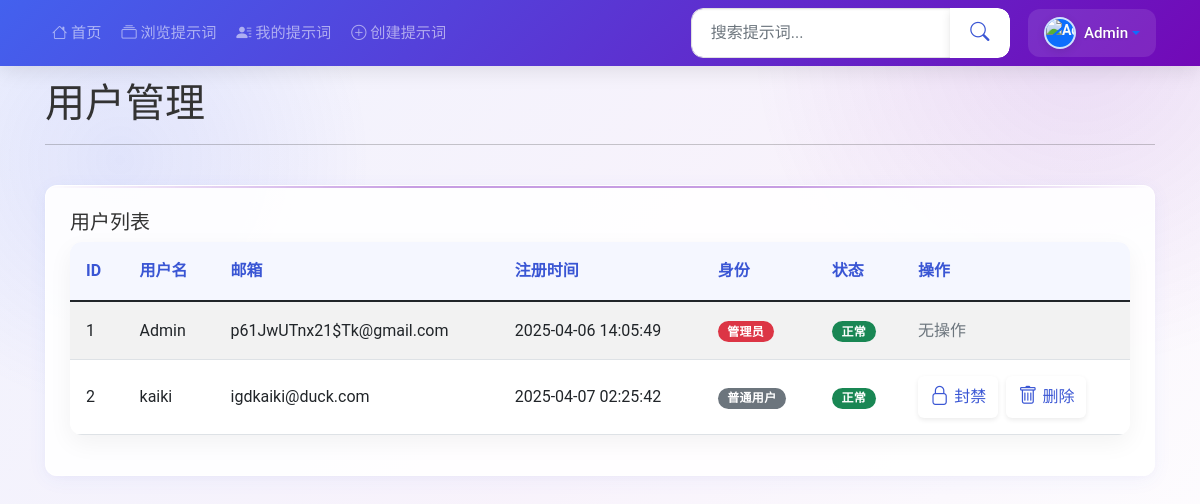
Page /admin/users (signed in) on the committed database.
### tables this page shows
CREATE TABLE users (
            id INTEGER PRIMARY KEY AUTOINCREMENT,
            username TEXT UNIQUE NOT NULL,
            email TEXT UNIQUE NOT NULL,
            password_hash TEXT NOT NULL,
            is_admin BOOLEAN DEFAULT 0,
            is_banned BOOLEAN DEFAULT 0,
            created_at TIMESTAMP DEFAULT CURRENT_TIMESTAMP
        , avatar_url TEXT);

### simple_app.py (the view)
@app.route('/admin/users')
@admin_required
def admin_users():
    db = get_db()
    users = db.execute(
        'SELECT * FROM users ORDER BY id'
    ).fetchall()
    return render_template('admin/users.html', users=users)

### simple_app.py (called while the page is built, shortened)
@app.after_request
def add_cors_headers(response):
    if os.environ.get('ENABLE_CORS', 'False').lower() == 'true':
        response.headers['Access-Control-Allow-Origin'] = os.environ.get('CORS_ORIGIN', '*')
        response.headers['Access-Control-Allow-Methods'] = 'GET, POST, PUT, DELETE, OPTIONS'
        response.headers['Access-Control-Allow-Headers'] = 'Content-Type, Authorization'
    response.headers['X-Content-Type-Options'] = 'nosniff'
    response.headers['X-Frame-Options'] = 'SAMEORIGIN'
    response.headers['X-XSS-Protection'] = '1; mode=block'
    if os.environ.get('HTTPS_ENABLED', 'False').lower() == 'true':
        response.headers['Strict-Transport-Security'] = 'max-age=31536000; includeSubDomains'
    return response

def get_db():
    avatars_dir = os.path.join('static', 'img', 'avatars')
    if not os.path.exists(avatars_dir):
        os.makedirs(avatars_dir)
    db = getattr(g, '_database', None)
    if db is None:
        db = g._database = sqlite3.connect(app.config['DATABASE'])
        db.row_factory = sqlite3.Row
        cursor = db.cursor()
        result = cursor.execute("PRAGMA table_info(users)").fetchall()
        has_avatar_field = any(row[1] == 'avatar_url' for row in result)
    return db

def admin_required(f):
    @wraps(f)
    def decorated_function(*args, **kwargs):
        if 'user_id' not in session:
            flash('请先登录', 'danger')
            return redirect(url_for('login'))
        db = get_db()
        user = db.execute('SELECT * FROM users WHERE id = ?', (session['user_id'],)).fetchone()
        if not user or not user['is_admin']:
            flash('没有管理员权限', 'danger')
            return redirect(url_for('index'))
        return f(*args, **kwargs)
    return decorated_function

@app.context_processor
def inject_now():
    return {'now': datetime.datetime.now()}

### templates/admin/users.html (shortened to what this page needs)
{% extends 'base.html' %}  {% block content %}
<div class="users-admin-container">
  <div class="row mb-4">
    <div class="col-md-12">
      <div class="d-flex justify-content-between align-items-center">
        <h1 class="mb-0">用户管理</h1>
      </div>
      <hr />
    </div>
  </div>
  <div class="row">
    <div class="col-md-12">
      <div class="card">
        <div class="card-body">
          <h5 class="card-title">用户列表</h5>
          <div class="table-scroll-container">
            <table class="table table-striped users-table">
              <thead>
                <tr>
                  <th>ID</th>
                  <th>用户名</th>
                  <th>邮箱</th>
                  <th>注册时间</th>
                  <th>身份</th>
                  <th>状态</th>
                  <th>操作</th>
                </tr>
              </thead>
              <tbody>
                {% for user in users %}
                <tr>
                  <td>{{ user.id }}</td>
                  <td>{{ user.username }}</td>
                  <td>{{ user.email }}</td>
                  <td>{{ user.created_at }}</td>
                  <td>
                    {% if user.is_admin %}
                    <span class="badge bg-danger">管理员</span>
                    {% else %}
                    <span class="badge bg-secondary">普通用户</span>
                    {% endif %}
                  </td>
                  <td>
                    {% if user.is_banned %}
                    <span class="badge bg-danger">已封禁</span>
                    {% else %}
                    <span class="badge bg-success">正常</span>
                    {% endif %}
                  </td>
                  <td>
                    {% if not user.is_admin %}
                    <div class="admin-action-group">
                      <form
                        action="/admin/users/ban/{{ user.id }}"
                        method="post"
                      >
                        {% if user.is_banned %}
                        <input type="hidden" name="is_banned" value="0" />
                        <button
                          type="submit"
                          class="action-btn unban-btn"
                          onclick="return confirm('确定要解封此用户吗？')"
                        >
                          <i class="bi bi-unlock"></i> 解封
                        </button>
                        {% else %}
                        <button
                          type="submit"
                          class="action-btn ban-btn"
                          onclick="return confirm('确定要封禁此用户吗？这将阻止用户登录。')"
                        >
                          <i class="bi bi-lock"></i> 封禁
                        </button>
                        {% endif %}
                      </form>
                      <form
                        action="/admin/users/delete/{{ user.id }}"
                        method="post"
                      >
                        <button
                          type="submit"
                          class="action-btn delete-btn"
                          onclick="return confirm('警告：此操作将删除该用户及其所有数据，无法恢复！确定要继续吗？')"
                        >
                          <i class="bi bi-trash"></i> 删除
                        </button>
                      </form>
                    </div>
                    {% else %}
                    <span class="text-muted">无操作</span>
                    {% endif %}
                  </td>
                </tr>
                {% else %}
                <tr>
                  <td colspan="7" class="text-center">暂无用户</td>
                </tr>
                {% endfor %}
              </tbody>
            </table>
          </div>
        </div>
      </div>
    </div>
  </div>
</div>
{% endblock %}

### templates/base.html (shortened to what this page needs)
<!DOCTYPE html>
<html lang="zh-CN">
  <head>
    <link
      href="https://cdn.jsdelivr.net/npm/bootstrap@5.1.3/dist/css/bootstrap.min.css"
      rel="stylesheet"
    />
    <link
      rel="stylesheet"
      href="https://cdn.jsdelivr.net/npm/bootstrap-icons@latest/font/bootstrap-icons.css"
    />
    <link
      rel="stylesheet"
      href="{{ url_for('static', filename='css/style.css') }}?v={{ now.timestamp()|int }}"
    />
  </head>
  <body>
    <nav class="navbar navbar-expand-lg navbar-dark fixed-top">
      <div class="container">
        <div class="collapse navbar-collapse" id="navbarNav">
          <ul class="navbar-nav me-auto">
            <li class="nav-item">
              <a
                class="nav-link {% if request.path == '/' %}active{% endif %}"
                href="/"
              >
                <i class="bi bi-house"></i> 首页
              </a>
            </li>
            <li class="nav-item">
              <a
                class="nav-link {% if '/prompts/all' in request.path %}active{% endif %}"
                href="/prompts/all"
              >
                <i class="bi bi-collection"></i> 浏览提示词
              </a>
            </li>
            {% if 'user_id' in session %}
            <li class="nav-item">
              <a
                class="nav-link {% if '/my-prompts' in request.path %}active{% endif %}"
                href="/my-prompts"
              >
                <i class="bi bi-person-lines-fill"></i> 我的提示词
              </a>
            </li>
            <li class="nav-item">
              <a
                class="nav-link {% if '/create' in request.path %}active{% endif %}"
                href="{{ url_for('prompts_create') }}"
              >
                <i class="bi bi-plus-circle"></i> 创建提示词
              </a>
            </li>
            {% endif %}
          </ul>
          <form
            class="search-form d-flex mb-3 mb-lg-0 me-lg-3"
            action="/search"
            method="get"
          >
            <div class="input-group">
              <input
                type="text"
                class="form-control"
                placeholder="搜索提示词..."
                name="q"
                value="{{ request.args.get('q', '') }}"
              />
              <button class="btn" type="submit">
                <i class="bi bi-search"></i>
              </button>
            </div>
          </form>
          <div class="d-flex align-items-center mt-3 mt-lg-0">
            {% if 'user_id' in session %}
            <div class="dropdown w-100">
              <a
                class="nav-link dropdown-toggle d-flex align-items-center py-2"
                href="#"
                id="navbarDropdown"
                role="button"
                data-bs-toggle="dropdown"
                aria-expanded="false"
              >
                <div
                  class="avatar-sm bg-primary text-light rounded-circle d-flex align-items-center justify-content-center me-2"
                >
                  {% if session.avatar_url %}
                  <img
                    src="{{ session.avatar_url }}"
                    alt="{{ session.username }}"
                    class="w-100 h-100 rounded-circle object-fit-cover"
                  />
                  {% else %} {{ session.username[0]|upper }} {% endif %}
                </div>
                <span class="d-inline fw-medium text-white"
                  >{{ session.username }}</span
                >
              </a>
            </div>
            {% else %}
            <div class="d-flex w-100 justify-content-between">
              <a href="/login" class="btn btn-light btn-sm me-2">登录</a>
              <a href="/register" class="btn btn-outline-light btn-sm">注册</a>
            </div>
            {% endif %}
          </div>
        </div>
      </div>
    </nav>
    <main>
      {% block content %}{% endblock %}
    </main>
  </body>
</html>

### templates/admin/users.html (style rules this page uses)
.users-admin-container { max-width: 1140px; margin: 0 auto; padding: 0 15px; }
.users-table { width: 100%; min-width: 750px; }
.action-btn { border-radius: 6px; font-weight: 500; padding: 0.35rem 0.75rem; transition: all 0.3s ease; box-shadow: 0 2px 5px rgba(0, 0, 0, 0.08); display: inline-flex; align-items: center; justify-content: center; gap: 5px; border: none; }
.action-btn i { font-size: 0.95rem; }
.ban-btn { background-color: #ff9800; color: white; }
.delete-btn { background-color: #f44336; color: white; }
.admin-action-group { display: flex; gap: 8px; }

### rows in the picture
users: username "Admin", id "1", email "p61JwUTnx21$Tk@gmail.com", created_at "2025-04-06 14:05:49", is_admin "管理员", is_banned "正常"
users: id "2", username "kaiki", email "igdkaiki@duck.com", created_at "2025-04-07 02:25:42", is_admin "普通用户", is_banned "正常"
